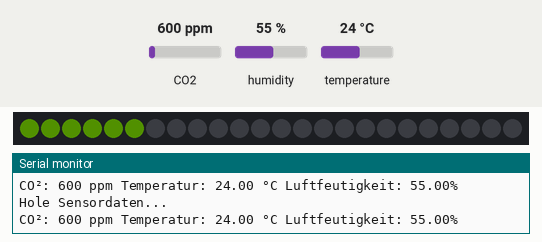
Simulated run of this program. Board: ESP32. On the bench: 24 RGB LEDs in strip order, left to right, the last lines printed to the serial monitor. The inputs (shaded band) are chosen by the test bench; at power-on: CO2 600 ppm, humidity 55 %, temperature 24 °C. Dim RGB values are drawn brighter than linear.

Above: at 3.4 s.
3.5 s: CO2 set to 1700 ppm
At 8.1 s:
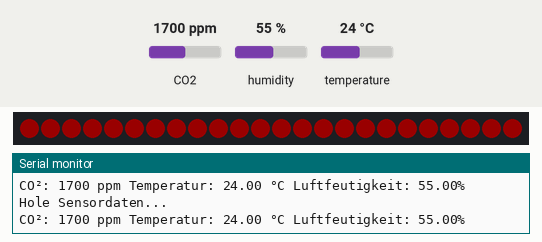
8.6 s: CO2 set to 452 ppm
At 10.6 s:
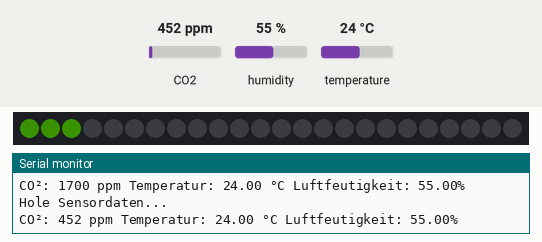
11.9 s: CO2 set to 1050 ppm
At 13.2 s:
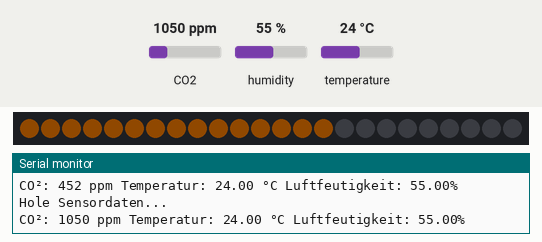
15.2 s: CO2 set to 2350 ppm
At 16.1 s:
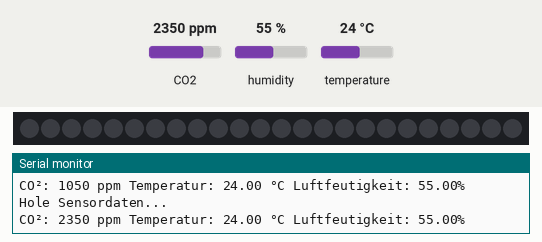
Timing chart, 0 to 18.2 s (numbered marks = the images above; inputs shaded):
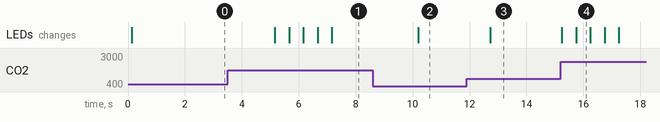

Measured:
- after the input at 3.5 s, the LEDs: change after 1.7 s (image 1)
- after the input at 8.6 s, the LEDs: change after 1.6 s (image 2)
- after the input at 11.9 s, the LEDs: change after 0.82 s (image 3)
- after the input at 15.2 s, the LEDs: first change at once (image 4 shows a later state)
- what the display in image 4 shows lasts 0.5 s, from 15.7 s to 16.2 s

The program:

main.cpp
```cpp
#include <Arduino.h>

#include "config.h"
#include "led.h"
#include "sensor.h"
#include "mqtt.h"

Led led;
Sensor sensor;
#ifndef DISABLE_MQTT
MQTT mqtt;
#endif

#ifdef BLINK
bool blink = false;
#endif

void setup() {
  Serial.begin(9600);
  Serial.println("CO² Ampel startet...");

  Serial.println("Leds startet...");
  led.init();
  led.drawRing(LEDS_COLOR_INFO);
  Serial.println("Leds einsatzbreit.");

  Serial.println("Sensor startet...");
  if(!sensor.init()) {
    while (1) {
      Serial.println("Keinen Sensor gefunden.");
      led.drawRing(LEDS_COLOR_ERROR);
      delay(2000);
      led.drawRing(CRGB::Black);
      delay(2000);
    }
  }
  Serial.println("Sensor einsatzbreit.");
}

void loop() {
  #ifndef DISABLE_MQTT
  mqtt.tick(led);
  #endif

  Serial.println("Hole Sensordaten...");
  sensor.read();

  Serial.print("CO²: ");
  Serial.print(sensor.getCo2());
  Serial.print(" ppm Temperatur: ");
  Serial.print(sensor.getTemperature());
  Serial.print(" °C Luftfeutigkeit: ");
  Serial.print(sensor.getHumidity());
  Serial.println("%");

  #ifndef DISABLE_MQTT
  mqtt.publish(MQTT_TOPIC_CO2, String(sensor.getCo2()).c_str());
  mqtt.publish(MQTT_TOPIC_TEMPERATURE, String(sensor.getCo2()).c_str());
  mqtt.publish(MQTT_TOPIC_HUMIDITY, String(sensor.getCo2()).c_str());
  #endif

  #ifdef BLINK
  if(sensor.getCo2() >= BLINK && !blink) {
    led.blink(sensor.getCo2());
    blink = true;
    delay(UPDATE_INTERVAL - 2000);
  } else {
    if(sensor.getCo2() < BLINK)
      blink = false;
  #endif
    led.drawGauge(sensor.getCo2());
    delay(UPDATE_INTERVAL);
  #ifdef BLINK
  }
  #endif
}
```

led.cpp
```cpp
#include <FastLED.h>

#include "config.h"
#include "led.h"

void Led::all(CRGB color) {
    for (int i = 0; i < LEDS_NUM; ++i) {
        this->leds[i] = color;
    }
}

CRGB Led::getColor(uint16_t co2) {
    CRGB color;
    #ifdef NEW_GAUGE
        co2 = co2 + OFFSET;
        float percent = (float) co2 / BAD;
        if(percent > 1) percent = 1.0;
        color = CRGB(255 * percent, -255 * percent + 255, 0);
    #elif
        if(co2 >= BAD) {
            color = LEDS_COLOR_BAD;
        } else if (co2 >= OK) {
            color = LEDS_COLOR_OK;
        } else {
            color = LEDS_COLOR_GOOD;
        }
    #endif
    return color;
}

void Led::init()
{
    FastLED.addLeds<NEOPIXEL, LEDS_PIN>(this->leds, LEDS_NUM);
    FastLED.setBrightness(LEDS_BRIGHTNESS);
}

void Led::drawRing(CRGB color)
{
    this->all(color);
    FastLED.show();
}

void Led::drawGauge(uint16_t co2) {
    if(co2 <= OFFSET) co2 = 0;
    else co2 = co2 - OFFSET;
    this->all(CRGB::Black);

    CRGB color = this->getColor(co2);

    int numbersOfLeds = co2 / SCALE;
    if(numbersOfLeds > LEDS_NUM) numbersOfLeds = LEDS_NUM;

    if(numbersOfLeds < 1) {
        this->leds[0] = color;
    } else {
        for (int i = 0; i < numbersOfLeds; ++i) {
            this->leds[i] = color;
        }
    }
    FastLED.show();
}

void Led::blink(uint16_t co2) {
    CRGB color = this->getColor(co2 - OFFSET);

    this->drawRing(color);
    delay(500);
    this->drawRing(CRGB::Black);
    delay(500);
    this->drawRing(color);
    delay(500);
    this->drawRing(CRGB::Black);
    delay(500);
    this->drawGauge(co2);
}
```

led.h
```cpp
#ifndef CO2_AMPEL_LED_H
#define CO2_AMPEL_LED_H

#include <FastLED.h>

#include "config.h"

class Led
{
private:
    CRGB leds[LEDS_NUM];
    void all(CRGB color);
    CRGB getColor(uint16_t co2);
public:
    static uint32_t Color(uint8_t r, uint8_t g, uint8_t b) {
        return ((uint32_t)r << 16) | ((uint32_t)g <<  8) | b;
    }

    void init();
    void drawRing(CRGB color);
    void drawGauge(uint16_t co2);
    void blink(uint16_t co2);
};
#endif
```

mqtt.cpp
```cpp
#include <WiFi.h>
#include <PubSubClient.h>

#include "config.h"
#include "mqtt.h"

MQTT::MQTT() {
    this->triesMQTT = 0;
    this->triesWiFi = 0;

    this->client = PubSubClient(this->espClient);
    this->client.setServer(MQTT_SERVER_IP, MQTT_SERVER_PORT);
}

void MQTT::tick(Led led) {
    this->tickWiFi(led);
    this->tickMQTT(led);
}

void MQTT::tickWiFi(Led led) {
    if(WiFi.isConnected()) return;
    if(this->triesWiFi > MAX_WIFI_TRIES) return;
    led.drawRing(LEDS_COLOR_INFO);

    WiFi.begin(WIFI_SSID, WIFI_PASS);

    Serial.print("Verbinde mit Wlan ");
    Serial.print(WIFI_SSID);
    int connectTries = 0;
    while (!(WiFi.status() == WL_CONNECTED || connectTries >= 30)) {
        Serial.print(".");
        connectTries++;
        delay(1000);
    }
    Serial.println();

    if(WiFi.isConnected()) {
        Serial.println("Verbunden.");
        this->triesWiFi = 0;
        return;
    } else {
        Serial.println("Verbinden fehlgeschlagen.");
        this->triesWiFi++;
    }
}

void MQTT::tickMQTT(Led led) {
    if(client.connected()) return;
    if(!WiFi.isConnected()) return;
    if(this->triesMQTT >= MAX_MQTT_TRIES) return;

    led.drawRing(LEDS_COLOR_INFO);

    Serial.print("Verbinde mit MQTT-Server ");
    if (!client.connect(MQTT_NAME)) {
        Serial.print("Verbinden fehlgeschlagen.");
        Serial.println(client.state());
        this->triesMQTT++;
        return;
    }

    Serial.print("Verbunden.");
    this->triesMQTT = 0;
}

void MQTT::publish(const char *topic, const char *data) {
    this->client.publish(topic, data);
}
```

mqtt.h
```cpp
#include <WiFi.h>
#include <PubSubClient.h>

#include "led.h"

class MQTT
{
private:
    int triesWiFi;
    int triesMQTT;

    WiFiClient espClient;
    PubSubClient client;

    void tickWiFi(Led led);
    void tickMQTT(Led led);
public:
    MQTT();
    void tick(Led led);
    void publish(const char *topic, const char *data);
};
```

sensor.cpp
```cpp
#include <Wire.h>
#include <SparkFun_SCD30_Arduino_Library.h>

#include "config.h"
#include "sensor.h"


bool Sensor::init() {
    Wire.begin(SENSOR_SDA, SENSOR_SCL);
    if (sensor.begin() == false)
    {
       return false;
    }
    return true;
}

void Sensor::read() {
    if(this->sensor.dataAvailable()) {
        this->co2 = sensor.getCO2();
        this->temperature = sensor.getTemperature();
        this->humidity = sensor.getHumidity();
    }
}

uint16_t Sensor::getCo2() {
    return this->co2;
}

float Sensor::getTemperature() {
    return this->temperature;
}

float Sensor::getHumidity() {
    return this->humidity;
}
```

sensor.h
```cpp
#include <SparkFun_SCD30_Arduino_Library.h>

class Sensor
{
private:
    SCD30 sensor;
    uint16_t co2;
    float temperature;
    float humidity;
public:
    bool init();
    void read();
    uint16_t getCo2();
    float getTemperature();
    float getHumidity();
};
```

config.h
```cpp
#include <FastLED.h>

#ifndef CO2_AMPEL_CONFIG_H
#define CO2_AMPEL_CONFIG_H

#define LEDS_PIN 13
#define LEDS_NUM 24
#define LEDS_BRIGHTNESS 25

#define LEDS_COLOR_INFO CRGB(0, 0, 255)
#define LEDS_COLOR_ERROR CRGB(255, 0, 0)
#define LEDS_COLOR_BAD CRGB(255, 0, 0)
#define LEDS_COLOR_OK CRGB(255, 255, 0)
#define LEDS_COLOR_GOOD CRGB(0, 255, 0)

#define NEW_GAUGE       // Farbgradient statt Punkte
#define BLINK 1300      // wenn definiert: LED Blinken 2x in LEDS_COLOR_BAD; wenn dieser Wert überschritten

#define OK 1000
#define BAD 1600
#define SCALE 50
#define OFFSET 300

#define UPDATE_INTERVAL 2500

#define SENSOR_SDA 21
#define SENSOR_SCL 22

#define DISABLE_MQTT

#define WIFI_SSID "SSID"
#define WIFI_PASS "PASS"

#define MQTT_SERVER_IP "127.0.0.1"
#define MQTT_SERVER_PORT 999
#define MQTT_NAME "CO2-Ampel"

#define MAX_WIFI_TRIES 3
#define MAX_MQTT_TRIES 6

#define MQTT_TOPIC_CO2 "CO2/topic"
#define MQTT_TOPIC_TEMPERATURE "temperature/topic"
#define MQTT_TOPIC_HUMIDITY "humidity/topic"

#endif
```
